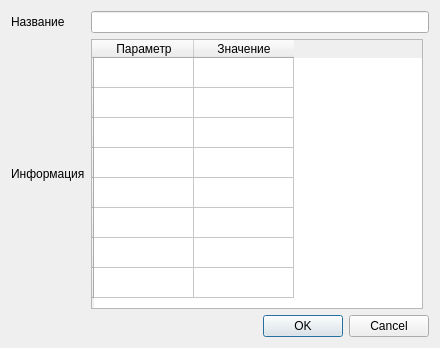
<?xml version="1.0" encoding="UTF-8"?>
<ui version="4.0">
 <class>AddSessionDialog</class>
 <widget class="QDialog" name="AddSessionDialog">
  <property name="geometry">
   <rect>
    <x>0</x>
    <y>0</y>
    <width>440</width>
    <height>348</height>
   </rect>
  </property>
  <property name="windowTitle">
   <string>Dialog</string>
  </property>
  <layout class="QGridLayout" name="gridLayout">
   <item row="0" column="0">
    <widget class="QLabel" name="nameLabel">
     <property name="text">
      <string>Название</string>
     </property>
    </widget>
   </item>
   <item row="0" column="1" colspan="2">
    <widget class="QLineEdit" name="nameEdit"/>
   </item>
   <item row="2" column="0" colspan="3">
    <widget class="QDialogButtonBox" name="buttonBox">
     <property name="orientation">
      <enum>Qt::Horizontal</enum>
     </property>
     <property name="standardButtons">
      <set>QDialogButtonBox::Cancel|QDialogButtonBox::Ok</set>
     </property>
    </widget>
   </item>
   <item row="1" column="0">
    <widget class="QLabel" name="informationLabel">
     <property name="text">
      <string>Информация</string>
     </property>
    </widget>
   </item>
   <item row="1" column="1">
    <widget class="QTableWidget" name="informationWidget">
     <row>
      <property name="text">
       <string/>
      </property>
     </row>
     <row>
      <property name="text">
       <string/>
      </property>
     </row>
     <row>
      <property name="text">
       <string/>
      </property>
     </row>
     <row>
      <property name="text">
       <string/>
      </property>
     </row>
     <row>
      <property name="text">
       <string/>
      </property>
     </row>
     <row>
      <property name="text">
       <string/>
      </property>
     </row>
     <row>
      <property name="text">
       <string/>
      </property>
     </row>
     <row>
      <property name="text">
       <string/>
      </property>
     </row>
     <column>
      <property name="text">
       <string>Параметр</string>
      </property>
     </column>
     <column>
      <property name="text">
       <string>Значение</string>
      </property>
     </column>
    </widget>
   </item>
  </layout>
 </widget>
 <resources/>
 <connections>
  <connection>
   <sender>buttonBox</sender>
   <signal>accepted()</signal>
   <receiver>AddSessionDialog</receiver>
   <slot>accept()</slot>
   <hints>
    <hint type="sourcelabel">
     <x>248</x>
     <y>254</y>
    </hint>
    <hint type="destinationlabel">
     <x>157</x>
     <y>274</y>
    </hint>
   </hints>
  </connection>
  <connection>
   <sender>buttonBox</sender>
   <signal>rejected()</signal>
   <receiver>AddSessionDialog</receiver>
   <slot>reject()</slot>
   <hints>
    <hint type="sourcelabel">
     <x>316</x>
     <y>260</y>
    </hint>
    <hint type="destinationlabel">
     <x>286</x>
     <y>274</y>
    </hint>
   </hints>
  </connection>
 </connections>
</ui>
